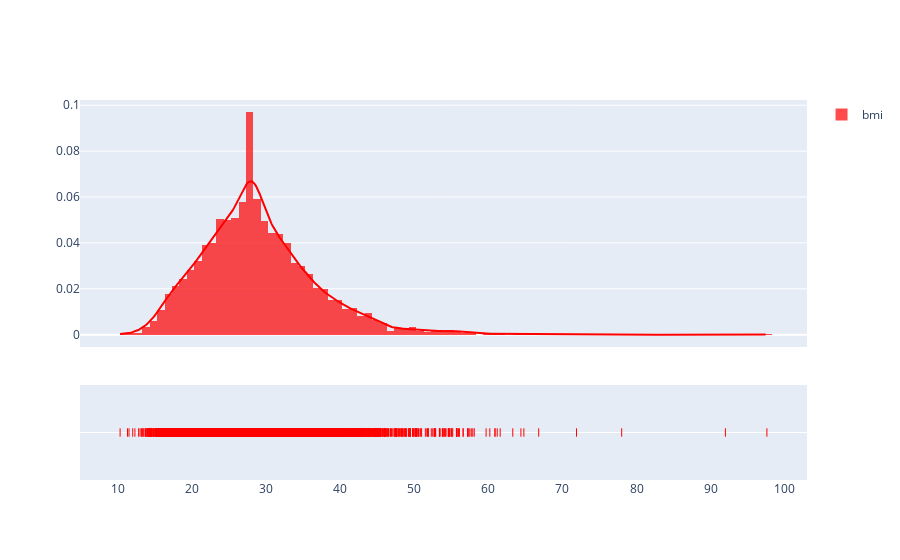

The notebook cell this image was saved under:
### Markdown cell above
### Check for Outliers

### Code cell
bmi=list(df['bmi'].values)
hist_data=[bmi]

group_lables=['bmi']
colour=['Red']

fig=ff.create_distplot(hist_data,group_lables,show_hist=True,colors=colour)
fig.show()

### Figure 1 — Plotly figure (JSON) as saved in the notebook; plotly's stock layout.template omitted (floating-point values rounded to 4 significant figures; data arrays with more than 128 entries replaced by an {"elided": "..."} marker saying what was removed)
{"data": [{"autobinx": false, "histnorm": "probability density", "legendgroup": "bmi", "marker": {"color": "Red"}, "name": "bmi", "opacity": 0.7, "type": "histogram", "x": {"elided": "5109 float values"}, "xaxis": "x", "xbins": {"end": 97.6, "size": 1, "start": 10.3}, "yaxis": "y"}, {"legendgroup": "bmi", "marker": {"color": "Red"}, "mode": "lines", "name": "bmi", "showlegend": false, "type": "scatter", "x": {"elided": "500 float values"}, "xaxis": "x", "y": {"elided": "500 float values"}, "yaxis": "y"}, {"legendgroup": "bmi", "marker": {"color": "Red", "symbol": "line-ns-open"}, "mode": "markers", "name": "bmi", "showlegend": false, "type": "scatter", "x": {"elided": "5109 float values"}, "xaxis": "x", "y": {"elided": "5109 str values"}, "yaxis": "y2"}], "layout": {"barmode": "overlay", "hovermode": "closest", "legend": {"traceorder": "reversed"}, "xaxis": {"anchor": "y2", "domain": [0, 1], "zeroline": false}, "yaxis": {"anchor": "free", "domain": [0.35, 1], "position": 0}, "yaxis2": {"anchor": "x", "domain": [0, 0.25], "dtick": 1, "showticklabels": false}}}
